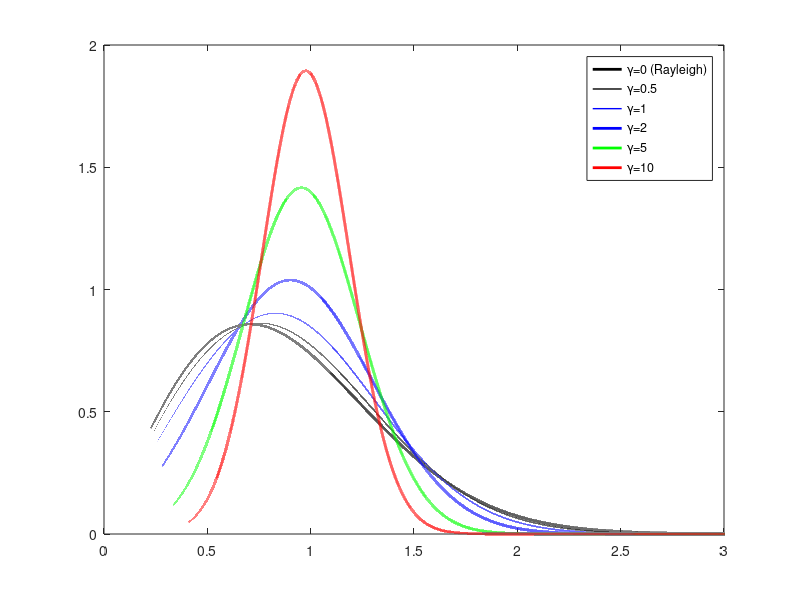
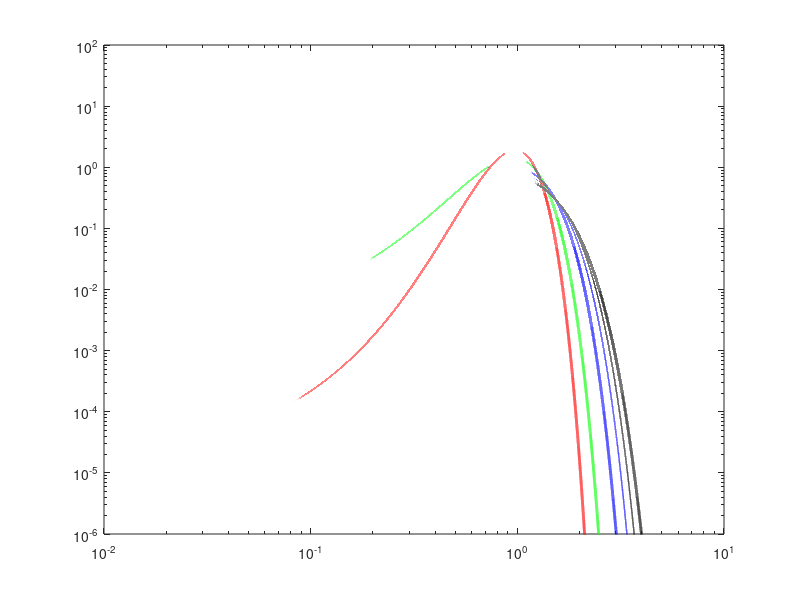

These figures' MATLAB source, in order:
% This code plots the Rice PDF in normalized quantity
% Written by BAIK, Kyungmin. 11/14/2016

clear all
close all

%Gamma=input('Enter the power signal-to-noise ratio: ');
X=logspace(-5,3,1e6);

Gamma=0;
PDF=2*(1+Gamma)*X.*exp(-((1+Gamma)*(X.^2)+Gamma)).*besseli(0,2*sqrt(Gamma*(1+Gamma))*X);
figure(1)
plot(X,PDF,'k-','LineWidth',2)
hold on
figure(2)
loglog(X,PDF,'k-','LineWidth',2)
hold on

Gamma=0.5;
PDF=2*(1+Gamma)*X.*exp(-((1+Gamma)*(X.^2)+Gamma)).*besseli(0,2*sqrt(Gamma*(1+Gamma))*X);
figure(1)
plot(X,PDF,'k-','LineWidth',1)
figure(2)
loglog(X,PDF,'k-','LineWidth',1)

Gamma=1;
PDF=2*(1+Gamma)*X.*exp(-((1+Gamma)*(X.^2)+Gamma)).*besseli(0,2*sqrt(Gamma*(1+Gamma))*X);
figure(1)
plot(X,PDF,'b-','LineWidth',1)
figure(2)
loglog(X,PDF,'b-','LineWidth',1)

Gamma=2;
PDF=2*(1+Gamma)*X.*exp(-((1+Gamma)*(X.^2)+Gamma)).*besseli(0,2*sqrt(Gamma*(1+Gamma))*X);
figure(1)
plot(X,PDF,'b-','LineWidth',2)
figure(2)
loglog(X,PDF,'b-','LineWidth',2)

Gamma=5;
PDF=2*(1+Gamma)*X.*exp(-((1+Gamma)*(X.^2)+Gamma)).*besseli(0,2*sqrt(Gamma*(1+Gamma))*X);
figure(1)
plot(X,PDF,'g-','LineWidth',2)
figure(2)
loglog(X,PDF,'g-','LineWidth',2)

Gamma=10;
PDF=2*(1+Gamma)*X.*exp(-((1+Gamma)*(X.^2)+Gamma)).*besseli(0,2*sqrt(Gamma*(1+Gamma))*X);
figure(1)
plot(X,PDF,'r-','LineWidth',2)
axis([0 3 0 2])
legend('\gamma=0 (Rayleigh)','\gamma=0.5','\gamma=1','\gamma=2','\gamma=5','\gamma=10')
figure(2)
loglog(X,PDF,'r-','LineWidth',2)
axis([1e-2 1e1 1e-6 1e2])
